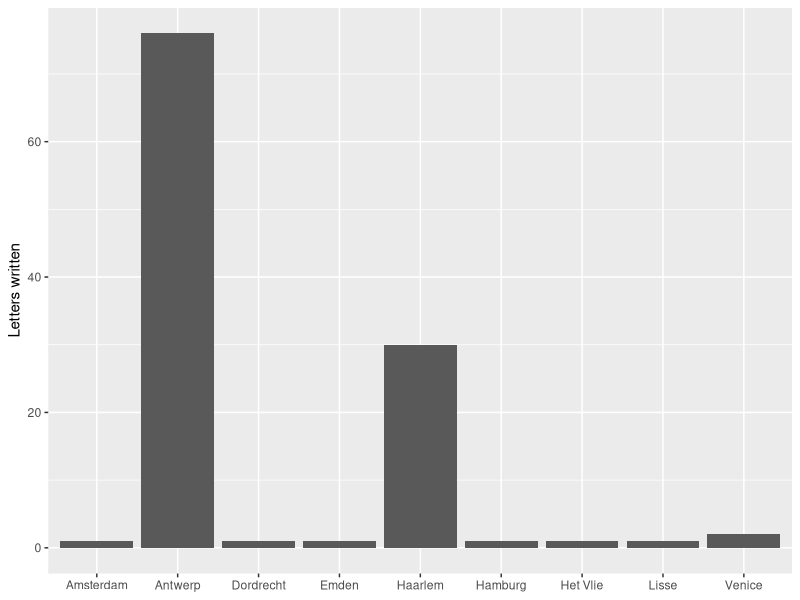
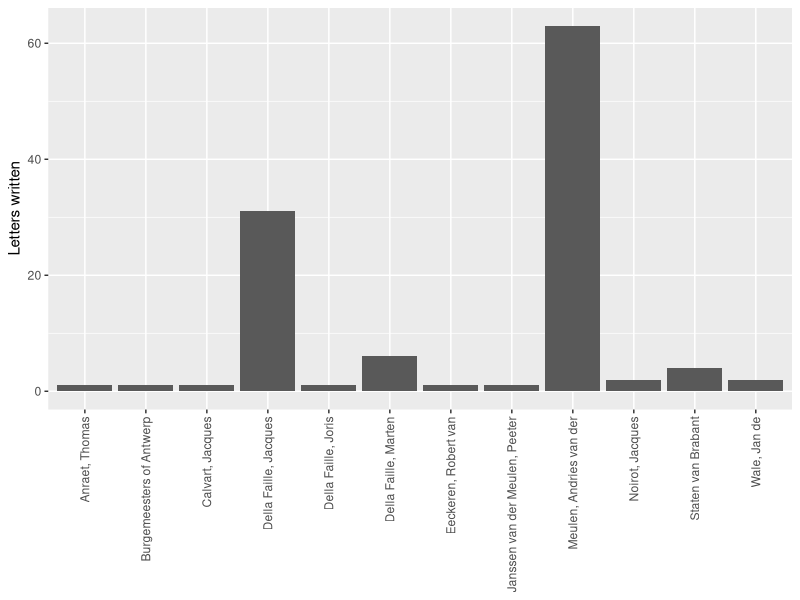
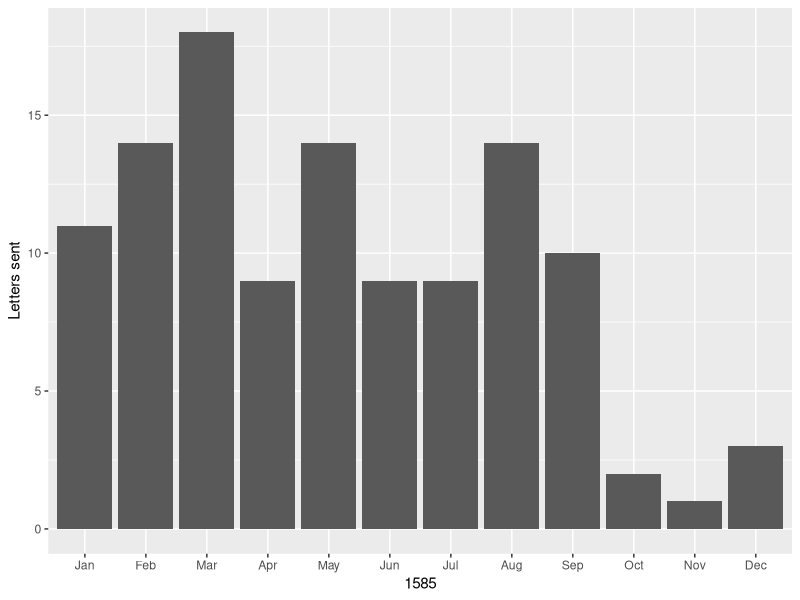
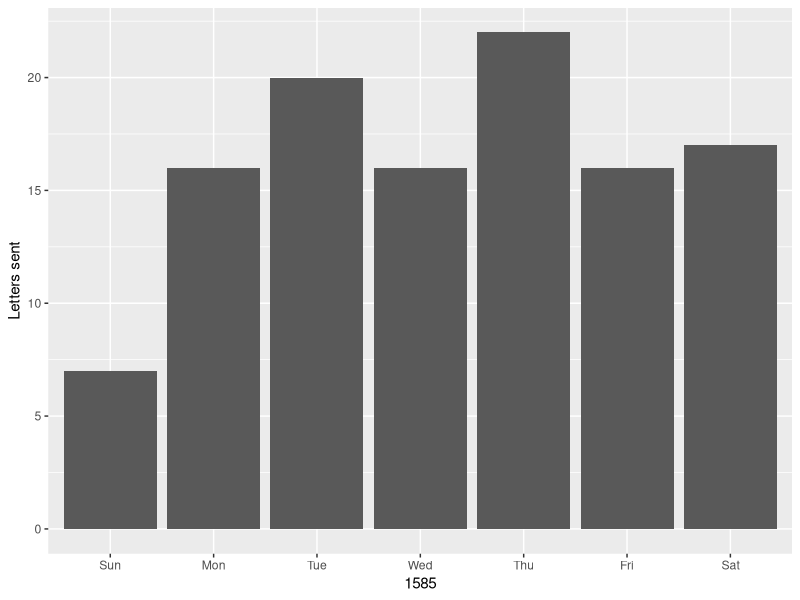
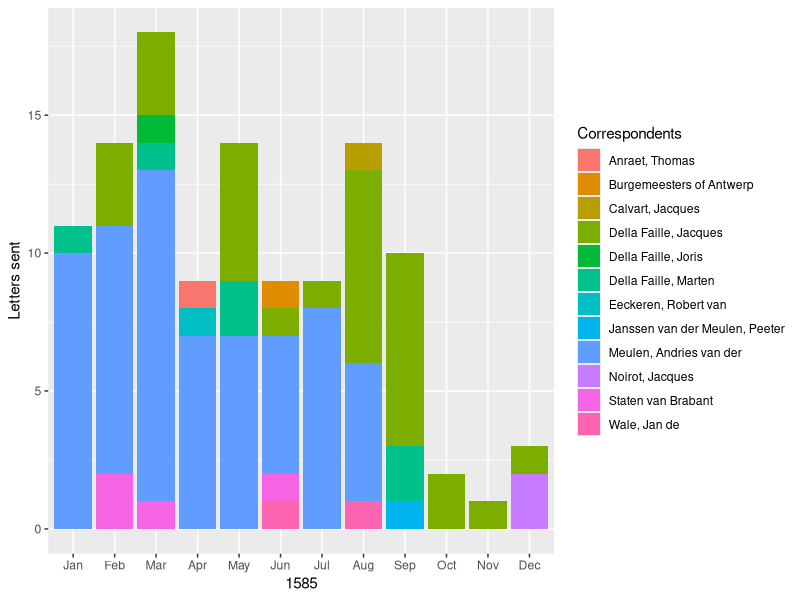
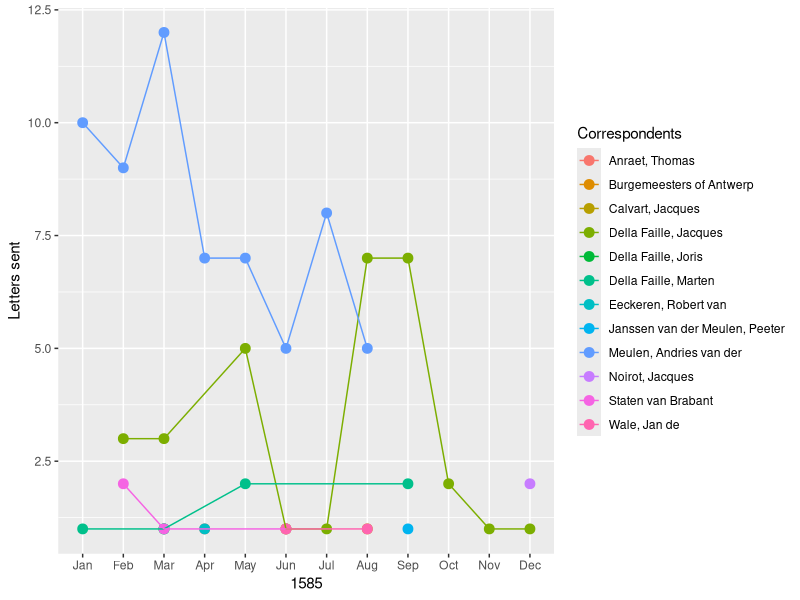

Write R code to recreate these figures, in order.
## ---- chunk 1
knitr::opts_chunk$set(echo = TRUE, warning = FALSE)
## ---- chunk 2
x <- 5
## ---- chunk 3
x
## ---- chunk 4
y <- sum(x, 10)
y
## ---- chunk 5
x <- 15
sum(x, 10)
## ---- chunk 6
library(tidyverse)
## ---- chunk 7
letters <- read_csv("data/correspondence-data-1585.csv")
## ---- chunk 8
letters
## ---- chunk 9
distinct(letters, writer)
## ---- chunk 10
writers <- distinct(letters, writer)
## ---- chunk 11
nrow(distinct(letters, writer))
## ---- chunk 12
distinct(letters, source)
distinct(letters, destination)
## ---- chunk 13
sources <- distinct(letters, source)
destinations <- distinct(letters, destination)
## ---- chunk 14
per_correspondent <- summarise(letters, count = n())
per_correspondent
## ---- chunk 15
per_correspondent <- letters %>% 
  group_by(writer) %>% 
  summarise(count = n()) %>% 
  arrange(desc(count))
per_correspondent
## ---- chunk 16
per_source <- letters %>% 
  group_by(source) %>% 
  summarise(count = n()) %>% 
  arrange(desc(count))
per_source
## ---- chunk 17
ggplot(data = per_source) +
  geom_bar(aes(x = source, y = count), stat = "identity") +
  labs(x = NULL, y = "Letters written")
## ---- chunk 18
ggplot(data = letters) +
  geom_bar(aes(x = writer)) +
  labs(x = NULL, y = "Letters written") +
  theme(axis.text.x = element_text(angle = 90, hjust = 1, vjust = 0.5))
## ---- chunk 19
library(lubridate)
## ---- chunk 20
per_month <- letters %>% 
  mutate(month = month(date)) %>% 
  group_by(month) %>% 
  summarise(count = n())
per_month
## ---- chunk 21
per_month <- letters %>% 
  mutate(month = month(date, label = TRUE)) %>% 
  group_by(month) %>% 
  summarise(count = n())
per_month
## ---- chunk 22
ggplot(data = per_month) +
  geom_bar(aes(x = month, y = count), stat = "identity") +
  labs(x = 1585, y = "Letters sent")
## ---- chunk 23
per_wday <- letters %>% 
  mutate(wday = wday(date, label = TRUE)) %>% 
  group_by(wday) %>% 
  summarise(count = n())
per_wday
## ---- chunk 24
ggplot(data = letters) +
  geom_bar(aes(x = wday(date, label = TRUE))) +
  labs(x = 1585, y = "Letters sent")
## ---- chunk 25
letters %>% filter(wday(date) == 1)
## ---- chunk 26
correspondent_month <- letters %>% 
  mutate(month = month(date, label = TRUE)) %>% 
  group_by(writer, month) %>% 
  summarise(count = n()) %>% 
  arrange(desc(count))
correspondent_month
## ---- chunk 27
ggplot(data = correspondent_month) +
  geom_bar(aes(x = month, y = count, fill = writer), stat = "identity") +
  labs(x = 1585, y = "Letters sent", fill = "Correspondents")
## ---- chunk 28
ggplot(data = correspondent_month, aes(x = month, y = count, color = writer)) + 
  geom_point(size = 3) + 
  geom_line(aes(group = writer)) + 
  labs(x = 1585, y = "Letters sent", color = "Correspondents")
